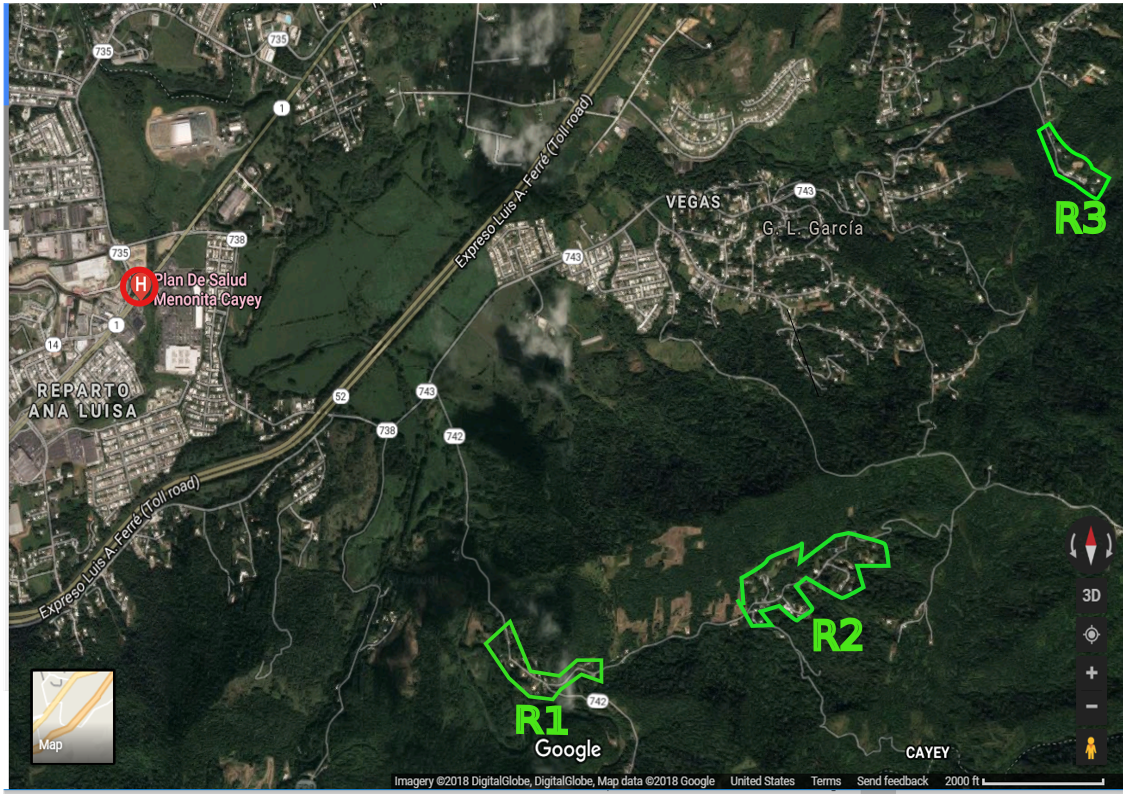
%> input picture TestRun1Map.png, 1123 x 794 px
$ octave GPAMTestRun1.m   (GNU Octave 9; MATLAB toolbox functions it lacks are replaced by stand-ins)
%> lines starting %> are read from the running program, lines starting %| are printed output that depends on the picture
### OutdatedFiles/TestRun1.m
function  RM =TestRun1(FM,RM,k,numreq)

%%  Test Run 1  Single Drop-Off of up to 2 Requests%%
Rand=rand(numreq);
for i=1:numreq
    reqid=i;
    RM=RM.newrequest(FM,reqid,k,Rand(i,i))
    % 1. Extract active requests from the RequestLog
    nopen=0;
    for i=1:RM.LastRequestID
        if RM.RequestLog(i,9)==0
            nopen=nopen+1;
            RM.ActiveRequest(nopen,1)=RM.RequestLog(i,1);
            RM.ActiveRequest(nopen,2)=RM.RequestLog(i,2);
            RM.ActiveRequest(nopen,3)=RM.RequestLog(i,3);
            RM.ActiveRequest(nopen,4)=RM.RequestLog(i,4);
            RM.ActiveRequest(nopen,5)=RM.RequestLog(i,5);
            RM.ActiveRequest(nopen,6)=RM.RequestLog(i,6);
            RM.ActiveRequest(nopen,7)=RM.RequestLog(i,7);
            RM.ActiveRequest(nopen,8)=RM.RequestLog(i,8);
            RM.ActiveRequest(nopen,9)=RM.RequestLog(i,9);
        end
        RM.NumActiveRequests=nopen;
     end
end

    % 2.  Compute HD(i,j) Distance from UAV i to Request j
    for i=1:FM.FleetSize
    for j=1:nopen
        HDI=HD(FM,RM);
    end
    end

  % 3. Define the Admissible Set and Compute the Total HD for each Admissible Assignemnt
    if nopen==1
        AdmissibleSet= [1 1; 1 2]  %assign open request 1 to UAV1 or open request 1 to UAV2
        THD(1,1)= HDI(1,1); % total distance if UAV1 responds
        THD(2,1)=HDI(2,1); % total distance if UAV 2 respnds
        I=1; % both distances are the same
    else
        AdmissibleSet=combnk(1:nopen,FM.FleetSize);
     for i=1:size(AdmissibleSet)
       THD(i,1)= HDI(1,AdmissibleSet(i,1))+HDI(2,AdmissibleSet(i,2));
     end
      [M,I] = min(THD);
    end

    % 4. Display map of UAV routes minimizing THD.

     plot([FM.UAV(1,8) RM.ActiveRequest(AdmissibleSet(I,1),4)+10],[FM.UAV(1,9) RM.ActiveRequest(AdmissibleSet(I,1),5)+10],'b');
     hold on
     plot([FM.UAV(2,8) RM.ActiveRequest(AdmissibleSet(I,2),4)],[FM.UAV(2,9) RM.ActiveRequest(AdmissibleSet(I,2),5)],'y');
end

### OutdatedFiles/GPAMTestRun1.m
%% Main Script for Puerto Rico / Ana Luisa Area UAV Disaster Cargo Fleet
clear all; close all; format long;
%% SPECIFY RSPONSE REGION
 MAP=imread('TestRun1Map.png'); image(MAP); axis=[0 900 100 450]; hold on;
%> further down, MAP is the input picture: size 794x1123x3 uint8; mean R, G, B 55.6, 66, 52.9
 rect=[150 200 400 150]; % conversion: 1 map unit = .005 km
%% SIMULATION PARAMETERS
simstep=.25 % Number of hours per simulation step
k=15 % 1/k is mean number of hours between requests
fleetsize=2; %number of UAVs in fleet  1 backup
numberbases=1; % number of UAV bases servicing region
baselocation(1,1)=130; %x coordinate of base
baselocation(1,2)=285; % y-coordinate of base
numberdelivery=3;  % number of delivery locations
deliverylocation(1,1)=520; % x-coordinate of first delivery location
deliverylocation(1,2)=670; % y-coordinate of first delivery location
deliverylocation(2,1)=795; % x-coord of 2nd delivery location
deliverylocation(2,2)=580; % y-coord of 2nd delivery location
deliverylocation(3,1)=1070; % x-coord of 3rd delivery location
deliverylocation(3,2)=185; % y-coord of 3rd delivery lcoation
for i=1:fleetsize  %compute time needed to return to base from drop-off location j
    for j=1:numberdelivery
RT(i,j)=sqrt((deliverylocation(j,1)-baselocation(1,1))^2+(deliverylocation(j,2)-baselocation(1,2))^2)/50*i; %i=1 slow UAV return times; i=2 fast UAV times
    end
end

%% Specify Request Zone Probabilities
numberrequestzones=3; % number of request zones
pint=[0,.2,.21,.65;.65 .75,.95,1]; % probability intervals used for randomization of request zones
          % zone 1 HP [0,.2)     zone 2 HP [.2,.21), zone 3 HP [.21,.65),
          % zone 1 LP [.65,.75)  zone 2 LP [.75,.95), zone 3 LP [.95,1]

%% Specify UAVs in Fleet
% ith row is UAV i's [MaxBatteryLife(hrs), RemainingBatteryLife, AssignedRequestID,  TimeToRequest, Speed, MaxPayload(in kg),  Remainingpayload, xPosition, yPosition]
% RemainingBatteryLife = -t if t hrs charging time to full capacity; AssignedID = 0 if unassigned;
uav=[1 1 0 0 50 1 1 baselocation(1,1) baselocation(1,2);2 2 0 0 100 2 2  baselocation(1,1) baselocation(1,2) ];

%% Construct Fleet Manager   (obj,RR,FS,NB,BL,ND,DL,UAVS, HPA,LPA)
AnaLuisaFleetManager=FLEETMANAGER;
AnaLuisaFleetManager=fleetmanager(AnaLuisaFleetManager,MAP,fleetsize,numberbases,baselocation,numberdelivery,deliverylocation,uav, [0], [0]);

%% Construct New Request Manager (NumberRequestZones ProbIntervals RequestLog=[ID Time Priority x  y Zone Load(kg)  Assigned UAV, Time Completed] lastrequestID)
AnaLuisaRequestManager=REQUESTMANAGER;
AnaLuisaRequestManager=requestmanager(AnaLuisaRequestManager,3,pint,[0 0 0 0 0 0 0 0  0],0);

%%  Test Run 1  Single Drop-Off Number of Requests = 1 or 2 (when more requests, slects HD closest two)%%
numreq=15; %number of requests
 AnaLuisaRequestManager=TestRun1(AnaLuisaFleetManager,AnaLuisaRequestManager,k,numreq)
%> the loop in TestRun1, `for i=1:FM.FleetSize` made 2 passes
%> in TestRun1, `AdmissibleSet=combnk(1:nopen,FM.FleetSize);`: AdmissibleSet = 105 rows, first 12: [1 2; 1 3; 1 4; 1 5; 1 6; 1 7; 1 8; 1 9; 1 10; 1 11; 1 12; 1 13]
%> after the loop in TestRun1, `for i=1:size(AdmissibleSet)`: THD = 105 values, max 1996025.8 at index 1, min 18.44 at index 78, mean 798426
%> in TestRun1, `[M,I] = min(THD);`: M = 18.44; I = 78
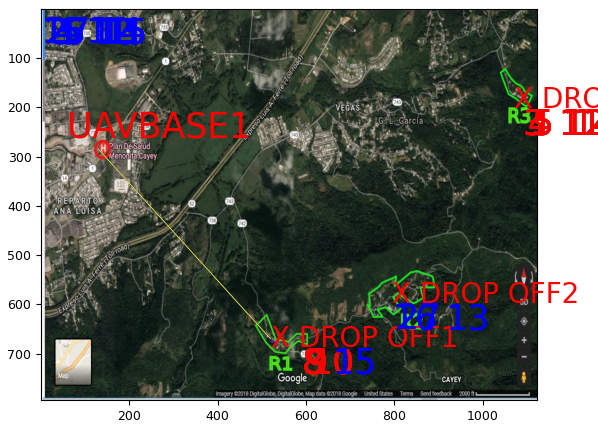
%> figure redrawn from the program's plot data

$ run again, with Guatemala.PNG copied over TestRun1Map.png
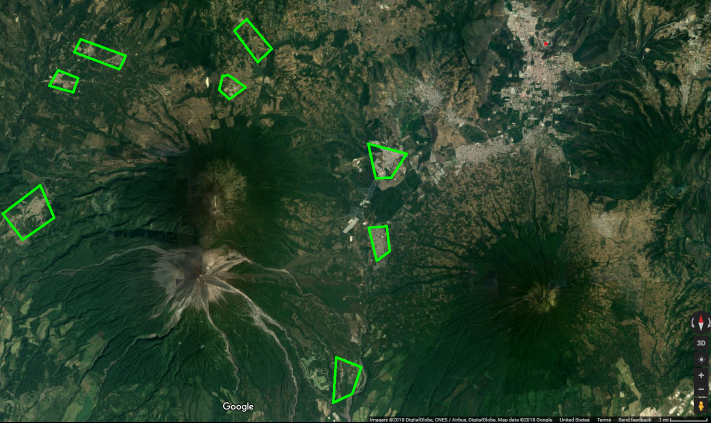
%> input picture Guatemala.PNG, 1421 x 846 px (shown at 1/2 size)
%> MAP is the input picture: size 846x1421x3 uint8; mean R, G, B 41.4, 64.6, 42.1
%> the loop in TestRun1, `for i=1:FM.FleetSize` made 2 passes
%> AdmissibleSet = 105 rows, first 12: [1 2; 1 3; 1 4; 1 5; 1 6; 1 7; 1 8; 1 9; 1 10; 1 11; 1 12; 1 13]
%> after the loop in TestRun1, `for i=1:size(AdmissibleSet)`: THD = 105 values, max 1996025.8 at index 1, min 18.44 at index 78, mean 798426
%> M = 18.44; I = 78
%> `AnaLuisaRequestManager=TestRun1(AnaLuisaFleetManager,AnaLuisaRequestMa..`:
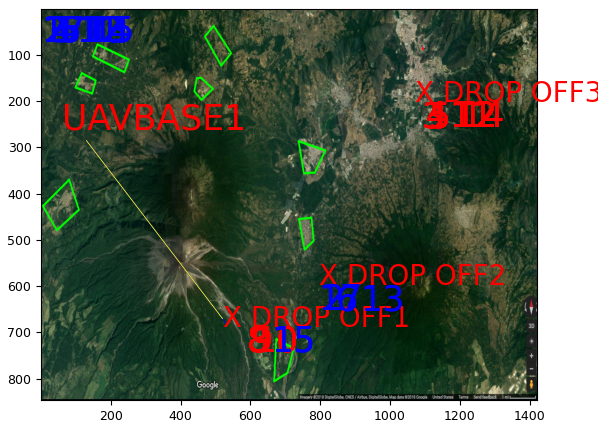
%> figure redrawn from the program's plot data

$ run again, with Map2.PNG copied over TestRun1Map.png
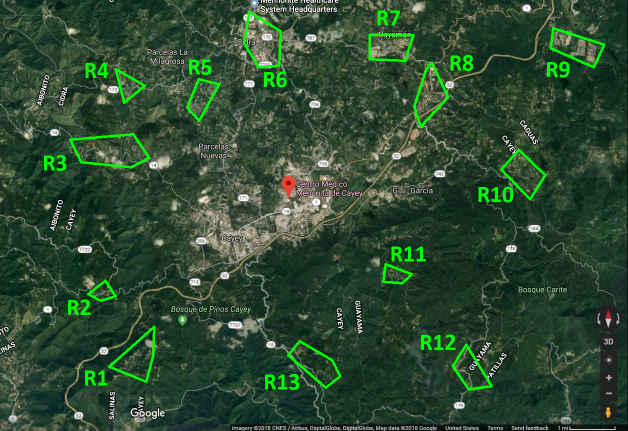
%> input picture Map2.PNG, 1256 x 861 px (shown at 1/2 size)
%> MAP is the input picture: size 861x1256x3 uint8; mean R, G, B 45.6, 73.9, 49.6
%> the loop in TestRun1, `for i=1:FM.FleetSize` made 2 passes
%> AdmissibleSet = 105 rows, first 12: [1 2; 1 3; 1 4; 1 5; 1 6; 1 7; 1 8; 1 9; 1 10; 1 11; 1 12; 1 13]
%> after the loop in TestRun1, `for i=1:size(AdmissibleSet)`: THD = 105 values, max 1996025.8 at index 1, min 18.44 at index 78, mean 798426
%> M = 18.44; I = 78
%> `AnaLuisaRequestManager=TestRun1(AnaLuisaFleetManager,AnaLuisaRequestMa..`:
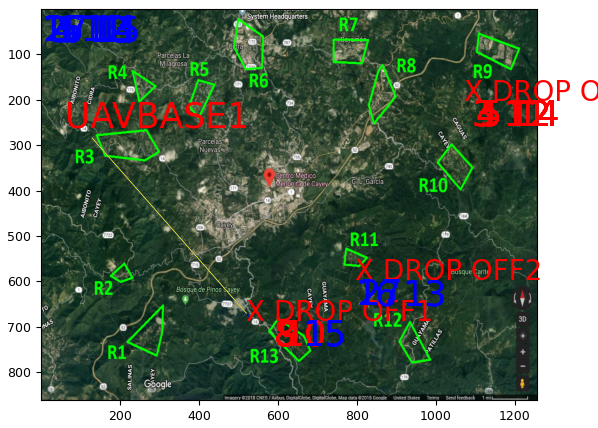
%> figure redrawn from the program's plot data
